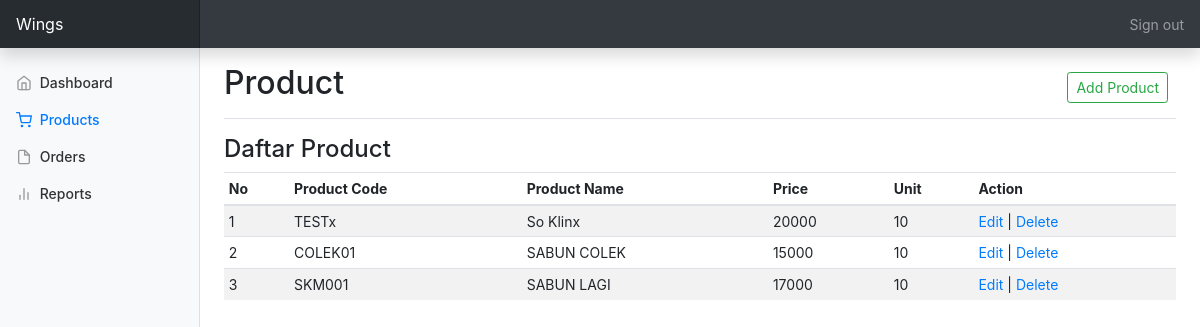
Screenshot of /product.php (signed in) with the database file from the repository.
### tables this page shows
CREATE TABLE `product` (
  `id` int(11) NOT NULL,
  `product_code` varchar(18) NOT NULL,
  `product_name` varchar(30) NOT NULL,
  `price` decimal(6,0) NOT NULL,
  `currency` varchar(5) NOT NULL,
  `discount` int(6) DEFAULT NULL,
  `dimension` varchar(50) NOT NULL,
  `unit` varchar(5) NOT NULL,
  `photo` varchar(255) NOT NULL
);

### product.php (the view, shortened to what this page needs)
<!doctype html>
<html lang="en">
    <head>
        <link rel="stylesheet" href="./assets/bs4/css/bootstrap.min.css">
        <link href="./assets/bs4/css/dashboard.css" rel="stylesheet">
    </head>
    <body>
        <nav class="navbar navbar-dark sticky-top bg-dark flex-md-nowrap p-0 shadow">
            <a class="navbar-brand col-md-3 col-lg-2 mr-0 px-3" href="#">Wings</a>
            <ul class="navbar-nav px-3">
                <li class="nav-item text-nowrap">
                <a class="nav-link" href="logout.php">Sign out</a>
                </li>
            </ul>
        </nav>
        <div class="container-fluid">
            <div class="row">
                <nav id="sidebarMenu" class="col-md-3 col-lg-2 d-md-block bg-light sidebar collapse">
                    <div class="sidebar-sticky pt-3">
                        <ul class="nav flex-column">
                            <li class="nav-item">
                                <a class="nav-link" href="index.php">
                                <span data-feather="home"></span>
                                Dashboard
                                </a>
                            </li>
                            <li class="nav-item">
                                <a class="nav-link active" href="product.php">
                                <span data-feather="shopping-cart"></span>
                                Products
                                </a>
                            </li>
                            <li class="nav-item">
                                <a class="nav-link" href="order.php">
                                <span data-feather="file"></span>
                                Orders
                                </a>
                            </li>
                            <li class="nav-item">
                                <a class="nav-link" href="report.php">
                                <span data-feather="bar-chart-2"></span>
                                Reports
                                </a>
                            </li>
                        </ul>
                    </div>
                </nav>
                <main role="main" class="col-md-9 ml-sm-auto col-lg-10 px-md-4">
                    <div class="d-flex justify-content-between flex-wrap flex-md-nowrap align-items-center pt-3 pb-2 mb-3 border-bottom">
                        <h1 class="h2">Product</h1>
                        <div class="btn-group mr-2">
                            <a type="button" class="btn btn-sm btn-outline-success" href="add_product.php">Add Product</a>
                        </div>
                    </div>
                    <h4>Daftar Product</h4>
                    <div class="table-responsive">
                        <table class="table table-striped table-sm">
                        <thead>
                            <tr>
                                <th>No</th>
                                <th>Product Code</th>
                                <th>Product Name</th>
                                <th>Price</th>
                                <th>Unit</th>
                                <th>Action</th>
                            </tr>
                        </thead>
                        <tbody>
                            <?php
                                include 'koneksi.php';
                                $product = mysqli_query($conn, "SELECT * from product");
                                $no = 1;
                                foreach($product as $prod) {?>
                            <tr>
                                <td><?= $no++ ?></td>
                                <td><?= $prod['product_code'] ?></td>
                                <td><?= $prod['product_name'] ?></td>
                                <td><?= $prod['price'] ?></td>
                                <td><?= $prod['unit'] ?></td>
                                <td>
                                    <a href="form-edit.php?id=<?= $prod['id'] ?>">Edit</a> |
                                    <a href="delete.php?id=<?= $prod['id'] ?>">Delete</a>
                                </td>
                            </tr>
                            <?php } ?>
                        </tbody>
                        </table>
                    </div>
                </main>
            </div>
        </div>
    </body>
</html>

### assets/bs4/css/dashboard.css (style rules this page uses)
body { font-size: .875rem; }
.feather { width: 16px; height: 16px; vertical-align: text-bottom; }
.sidebar { position: fixed; top: 0; bottom: 0; left: 0; z-index: 100; padding: 48px 0 0; box-shadow: inset -1px 0 0 rgba(0, 0, 0, .1); }
.sidebar-sticky { position: relative; top: 0; height: calc(100vh - 48px); padding-top: .5rem; overflow-x: hidden; overflow-y: auto; }
.sidebar .nav-link { font-weight: 500; color: #333; }
.sidebar .nav-link .feather { margin-right: 4px; color: #999; }
.sidebar .nav-link.active { color: #007bff; }
.sidebar .nav-link:hover .feather, .sidebar .nav-link.active .feather { color: inherit; }
.navbar-brand { padding-top: .75rem; padding-bottom: .75rem; font-size: 1rem; background-color: rgba(0, 0, 0, .25); box-shadow: inset -1px 0 0 rgba(0, 0, 0, .25); }

### rows the page displays
product: product_code "TESTx", product_name "So Klinx", price "20000", unit "10"
product: product_code "COLEK01", product_name "SABUN COLEK", price "15000", unit "10"
product: product_code "SKM001", product_name "SABUN LAGI", price "17000", unit "10"
